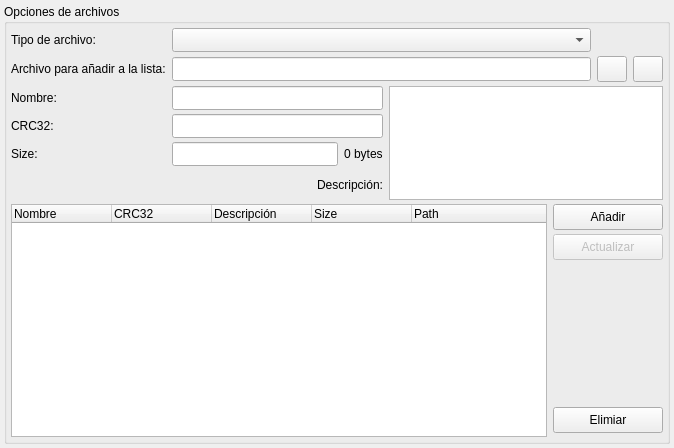
     <widget class="QWidget" name="tabDatos_4">
      <attribute name="icon">
       <iconset resource="../res/gr-lida.qrc">
        <normaloff>:/img16/archivos.png</normaloff>:/img16/archivos.png</iconset>
      </attribute>
      <attribute name="title">
       <string>Archivos del Juego</string>
      </attribute>
      <layout class="QVBoxLayout" name="verticalLayout_5">
       <property name="spacing">
        <number>4</number>
       </property>
       <property name="leftMargin">
        <number>4</number>
       </property>
       <property name="topMargin">
        <number>4</number>
       </property>
       <property name="rightMargin">
        <number>4</number>
       </property>
       <property name="bottomMargin">
        <number>4</number>
       </property>
       <item>
        <widget class="QGroupBox" name="groupBox_5">
         <property name="title">
          <string>Opciones de archivos</string>
         </property>
         <layout class="QGridLayout" name="gridLayout_4" columnstretch="0,0,0,1,0,0,0">
          <property name="leftMargin">
           <number>4</number>
          </property>
          <property name="topMargin">
           <number>4</number>
          </property>
          <property name="rightMargin">
           <number>4</number>
          </property>
          <property name="bottomMargin">
           <number>4</number>
          </property>
          <property name="verticalSpacing">
           <number>4</number>
          </property>
          <item row="2" column="0">
           <widget class="QLabel" name="lb_Datos_24">
            <property name="minimumSize">
             <size>
              <width>80</width>
              <height>0</height>
             </size>
            </property>
            <property name="text">
             <string>Nombre:</string>
            </property>
            <property name="alignment">
             <set>Qt::AlignLeading|Qt::AlignLeft|Qt::AlignVCenter</set>
            </property>
           </widget>
          </item>
          <item row="1" column="6">
           <widget class="QPushButton" name="btnDatosFiles_PathFile_clear">
            <property name="minimumSize">
             <size>
              <width>30</width>
              <height>26</height>
             </size>
            </property>
            <property name="maximumSize">
             <size>
              <width>30</width>
              <height>26</height>
             </size>
            </property>
            <property name="icon">
             <iconset resource="../res/gr-lida.qrc">
              <normaloff>:/img16/limpiar.png</normaloff>:/img16/limpiar.png</iconset>
            </property>
           </widget>
          </item>
          <item row="1" column="5">
           <widget class="QPushButton" name="btnDatosFiles_PathFile">
            <property name="minimumSize">
             <size>
              <width>30</width>
              <height>26</height>
             </size>
            </property>
            <property name="maximumSize">
             <size>
              <width>30</width>
              <height>26</height>
             </size>
            </property>
            <property name="icon">
             <iconset resource="../res/gr-lida.qrc">
              <normaloff>:/img16/carpeta_1.png</normaloff>:/img16/carpeta_1.png</iconset>
            </property>
           </widget>
          </item>
          <item row="1" column="1" colspan="4">
           <widget class="QLineEdit" name="txtDatosFiles_PathFile">
            <property name="minimumSize">
             <size>
              <width>0</width>
              <height>24</height>
             </size>
            </property>
           </widget>
          </item>
          <item row="1" column="0">
           <widget class="QLabel" name="lb_Datos_23">
            <property name="text">
             <string>Archivo para añadir a la lista:</string>
            </property>
            <property name="alignment">
             <set>Qt::AlignLeading|Qt::AlignLeft|Qt::AlignVCenter</set>
            </property>
           </widget>
          </item>
          <item row="0" column="0">
           <widget class="QLabel" name="lb_Datos_28">
            <property name="minimumSize">
             <size>
              <width>80</width>
              <height>0</height>
             </size>
            </property>
            <property name="text">
             <string>Tipo de archivo:</string>
            </property>
            <property name="alignment">
             <set>Qt::AlignLeading|Qt::AlignLeft|Qt::AlignVCenter</set>
            </property>
           </widget>
          </item>
          <item row="0" column="1" colspan="4">
           <widget class="QComboBox" name="cbxDatos_TipoArchivo">
            <property name="minimumSize">
             <size>
              <width>0</width>
              <height>24</height>
             </size>
            </property>
           </widget>
          </item>
          <item row="4" column="1">
           <widget class="QLineEdit" name="txtDatosFiles_Size">
            <property name="minimumSize">
             <size>
              <width>166</width>
              <height>24</height>
             </size>
            </property>
            <property name="focusPolicy">
             <enum>Qt::NoFocus</enum>
            </property>
           </widget>
          </item>
          <item row="6" column="0" rowspan="5" colspan="4">
           <widget class="QTreeWidget" name="twDatosFiles">
            <property name="showDropIndicator" stdset="0">
             <bool>false</bool>
            </property>
            <property name="iconSize">
             <size>
              <width>16</width>
              <height>16</height>
             </size>
            </property>
            <property name="textElideMode">
             <enum>Qt::ElideNone</enum>
            </property>
            <property name="rootIsDecorated">
             <bool>false</bool>
            </property>
            <property name="uniformRowHeights">
             <bool>true</bool>
            </property>
            <property name="itemsExpandable">
             <bool>false</bool>
            </property>
            <property name="allColumnsShowFocus">
             <bool>true</bool>
            </property>
            <column>
             <property name="text">
              <string>Nombre</string>
             </property>
            </column>
            <column>
             <property name="text">
              <string>CRC32</string>
             </property>
            </column>
            <column>
             <property name="text">
              <string>Descripción</string>
             </property>
            </column>
            <column>
             <property name="text">
              <string>Size</string>
             </property>
            </column>
            <column>
             <property name="text">
              <string>Path</string>
             </property>
            </column>
           </widget>
          </item>
          <item row="4" column="0">
           <widget class="QLabel" name="lb_Datos_27">
            <property name="text">
             <string>Size:</string>
            </property>
            <property name="alignment">
             <set>Qt::AlignLeading|Qt::AlignLeft|Qt::AlignVCenter</set>
            </property>
           </widget>
          </item>
          <item row="2" column="3" rowspan="4" colspan="4">
           <widget class="QTextEdit" name="txtDatosFiles_Comentario">
            <property name="minimumSize">
             <size>
              <width>0</width>
              <height>114</height>
             </size>
            </property>
            <property name="maximumSize">
             <size>
              <width>16777215</width>
              <height>114</height>
             </size>
            </property>
           </widget>
          </item>
          <item row="3" column="0">
           <widget class="QLabel" name="lb_Datos_26">
            <property name="minimumSize">
             <size>
              <width>80</width>
              <height>0</height>
             </size>
            </property>
            <property name="text">
             <string>CRC32:</string>
            </property>
            <property name="alignment">
             <set>Qt::AlignLeading|Qt::AlignLeft|Qt::AlignVCenter</set>
            </property>
           </widget>
          </item>
          <item row="6" column="4" colspan="3">
           <widget class="QPushButton" name="btnAddFile">
            <property name="minimumSize">
             <size>
              <width>110</width>
              <height>26</height>
             </size>
            </property>
            <property name="maximumSize">
             <size>
              <width>16777215</width>
              <height>26</height>
             </size>
            </property>
            <property name="text">
             <string>Añadir</string>
            </property>
            <property name="icon">
             <iconset resource="../res/gr-lida.qrc">
              <normaloff>:/img16/nuevo.png</normaloff>:/img16/nuevo.png</iconset>
            </property>
           </widget>
          </item>
          <item row="9" column="4" colspan="3">
           <widget class="QPushButton" name="btnDeleteFile">
            <property name="minimumSize">
             <size>
              <width>110</width>
              <height>26</height>
             </size>
            </property>
            <property name="maximumSize">
             <size>
              <width>16777215</width>
              <height>26</height>
             </size>
            </property>
            <property name="text">
             <string>Elimiar</string>
            </property>
            <property name="icon">
             <iconset resource="../res/gr-lida.qrc">
              <normaloff>:/img16/eliminar.png</normaloff>:/img16/eliminar.png</iconset>
            </property>
           </widget>
          </item>
          <item row="7" column="4" colspan="3">
           <widget class="QPushButton" name="btnUpdateFile">
            <property name="enabled">
             <bool>false</bool>
            </property>
            <property name="minimumSize">
             <size>
              <width>110</width>
              <height>26</height>
             </size>
            </property>
            <property name="maximumSize">
             <size>
              <width>16777215</width>
              <height>26</height>
             </size>
            </property>
            <property name="text">
             <string>Actualizar</string>
            </property>
            <property name="icon">
             <iconset resource="../res/gr-lida.qrc">
              <normaloff>:/img16/actualizar.png</normaloff>:/img16/actualizar.png</iconset>
            </property>
           </widget>
          </item>
          <item row="8" column="4">
           <spacer name="verticalSpacer_3">
            <property name="orientation">
             <enum>Qt::Vertical</enum>
            </property>
            <property name="sizeHint" stdset="0">
             <size>
              <width>20</width>
              <height>139</height>
             </size>
            </property>
           </spacer>
          </item>
          <item row="4" column="2">
           <widget class="QLabel" name="lb_files_size">
            <property name="text">
             <string>0 bytes</string>
            </property>
           </widget>
          </item>
          <item row="3" column="1" colspan="2">
           <widget class="QLineEdit" name="txtDatosFiles_Crc32">
            <property name="enabled">
             <bool>true</bool>
            </property>
            <property name="minimumSize">
             <size>
              <width>166</width>
              <height>24</height>
             </size>
            </property>
            <property name="focusPolicy">
             <enum>Qt::NoFocus</enum>
            </property>
            <property name="maxLength">
             <number>32767</number>
            </property>
           </widget>
          </item>
          <item row="2" column="1" colspan="2">
           <widget class="QLineEdit" name="txtDatosFiles_FileName">
            <property name="minimumSize">
             <size>
              <width>166</width>
              <height>24</height>
             </size>
            </property>
           </widget>
          </item>
          <item row="5" column="1" colspan="2">
           <widget class="QLabel" name="lb_Datos_25">
            <property name="sizePolicy">
             <sizepolicy hsizetype="Expanding" vsizetype="Ignored">
              <horstretch>0</horstretch>
              <verstretch>0</verstretch>
             </sizepolicy>
            </property>
            <property name="text">
             <string>Descripción:</string>
            </property>
            <property name="alignment">
             <set>Qt::AlignRight|Qt::AlignTrailing|Qt::AlignVCenter</set>
            </property>
           </widget>
          </item>
         </layout>
        </widget>
       </item>
      </layout>
     </widget>
